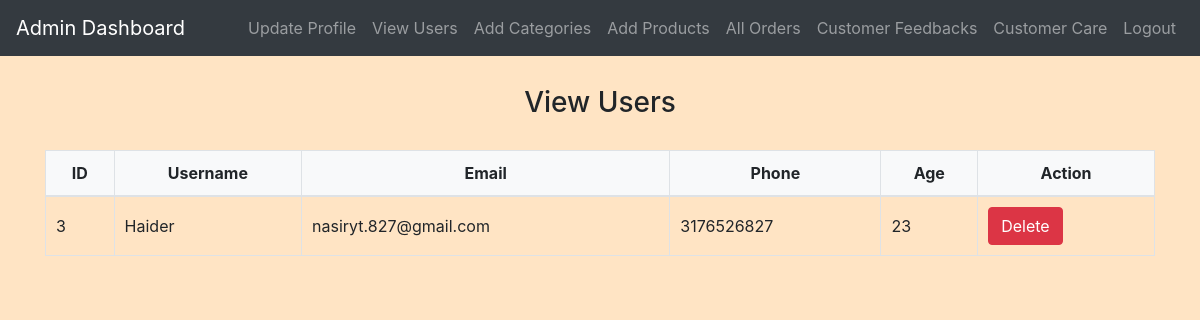
Page /admin/view_users.php (signed in) on the committed database.
### tables this page shows
CREATE TABLE `users` (
  `id` int(11) NOT NULL,
  `username` varchar(50) NOT NULL,
  `password` varchar(255) NOT NULL,
  `email` varchar(100) NOT NULL,
  `phone` varchar(20) NOT NULL,
  `age` int(11) DEFAULT NULL
);

### admin/view_users.php (the view, shortened to what this page needs)
<?php
include('config.php');
$select_users_query = "SELECT * FROM users";
$users_result = $conn->query($select_users_query);
?>
<!DOCTYPE html>
<html>
<head>
    <link rel="stylesheet" href="https://stackpath.bootstrapcdn.com/bootstrap/4.5.2/css/bootstrap.min.css">
    <link rel="stylesheet" href="../css/style.css">
</head>
<body>
    <?php include('admin_navbar.php'); ?>
    <div class="container mt-4">
        <h3>View Users</h3>
        <table class="table">
            <thead>
                <tr>
                    <th>ID</th>
                    <th>Username</th>
                    <th>Email</th>
                    <th>Phone</th>
                    <th>Age</th>
                    <th>Action</th>
                </tr>
            </thead>
            <tbody>
                <?php
                while ($row = $users_result->fetch_assoc()) {
                    echo "<tr>
                            <td>{$row['id']}</td>
                            <td>{$row['username']}</td>
                            <td>{$row['email']}</td>
                            <td>{$row['phone']}</td>
                            <td>{$row['age']}</td>
                            <td>
                                <form method='POST' action='{$_SERVER['PHP_SELF']}'>
                                    <input type='hidden' name='delete_user' value='{$row['id']}'>
                                    <button type='submit' class='btn btn-danger'>Delete</button>
                                </form>
                            </td>
                        </tr>";
                }
                ?>
            </tbody>
        </table>
    </div>
</body>
</html>

### css/style.css (style rules this page uses)
body { background-color: bisque; }
h1, h2, h3, h4 { text-align: center; margin-top: 30px; margin-bottom: 30px; }
.table { width: 100%; border-collapse: collapse; margin-top: 20px; }
.table th, .table td { padding: 10px; border: 1px solid #dee2e6; }
.table thead th { background-color: #f8f9fa; font-weight: bold; text-align: center; }
.table tbody td { vertical-align: middle; }

### rows in the picture
users: id "3", username "Haider", email "nasiryt.827@gmail.com", phone "3176526827", age "23"
